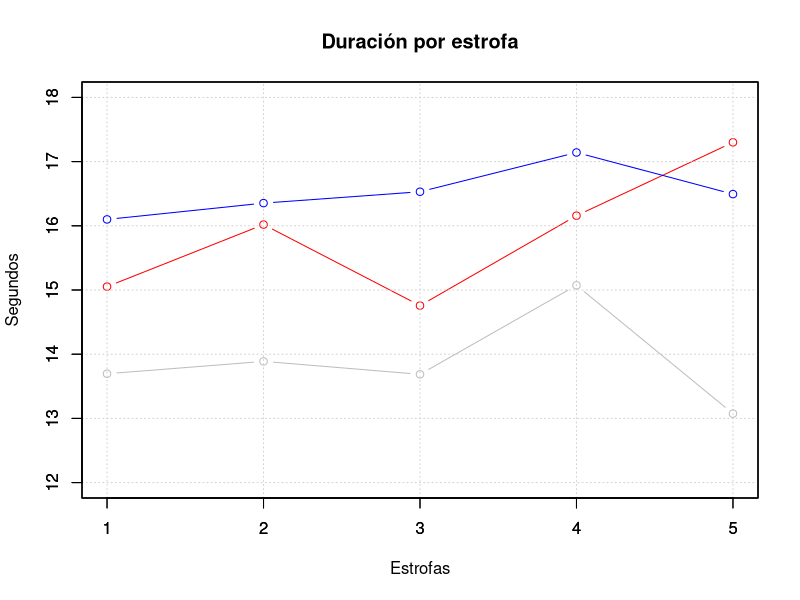
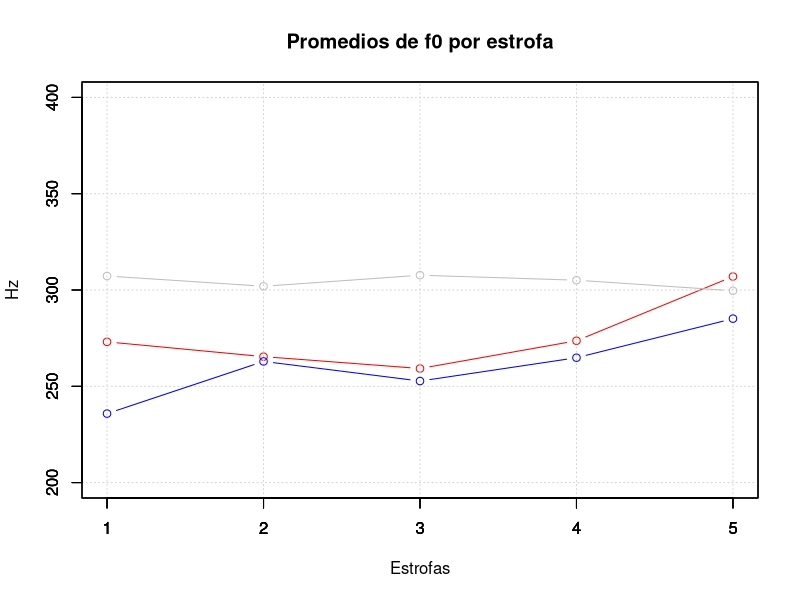
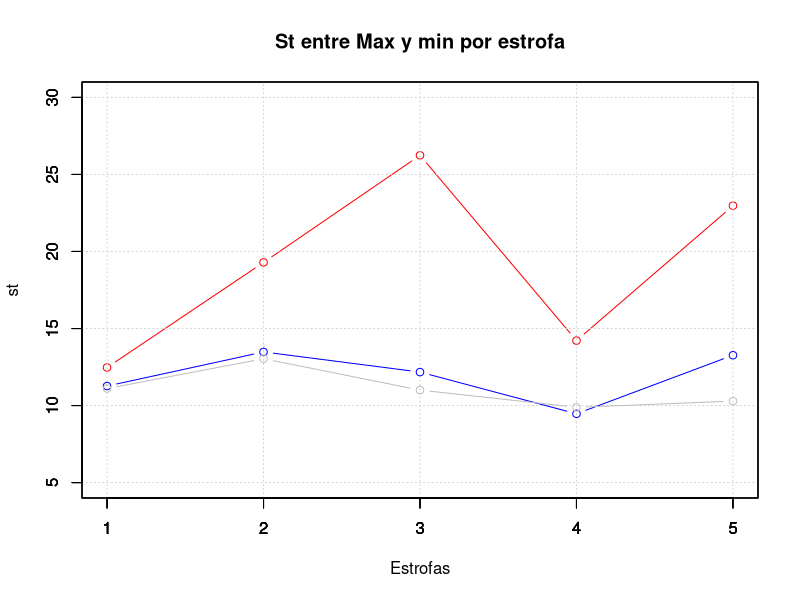
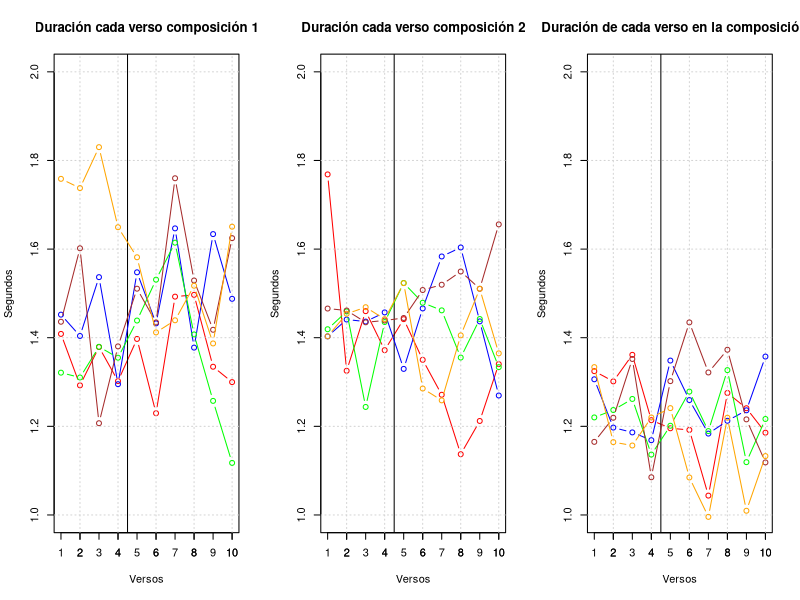
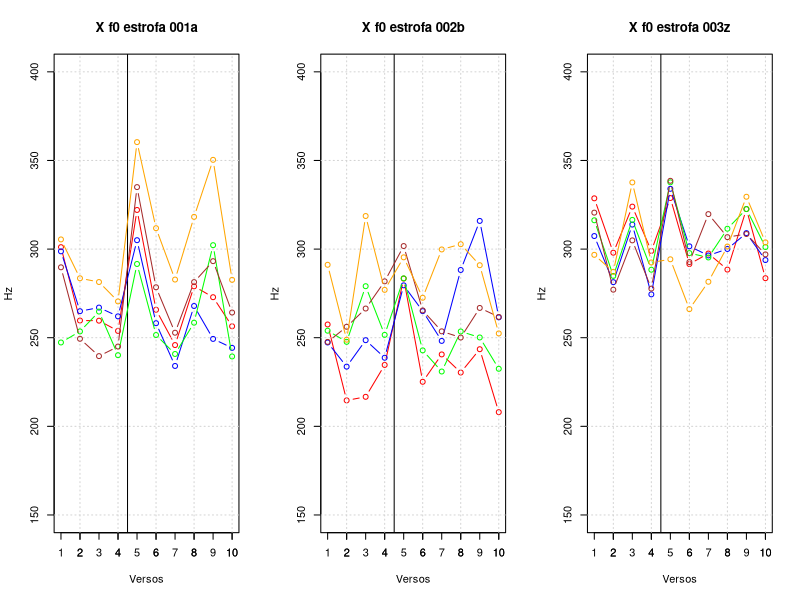
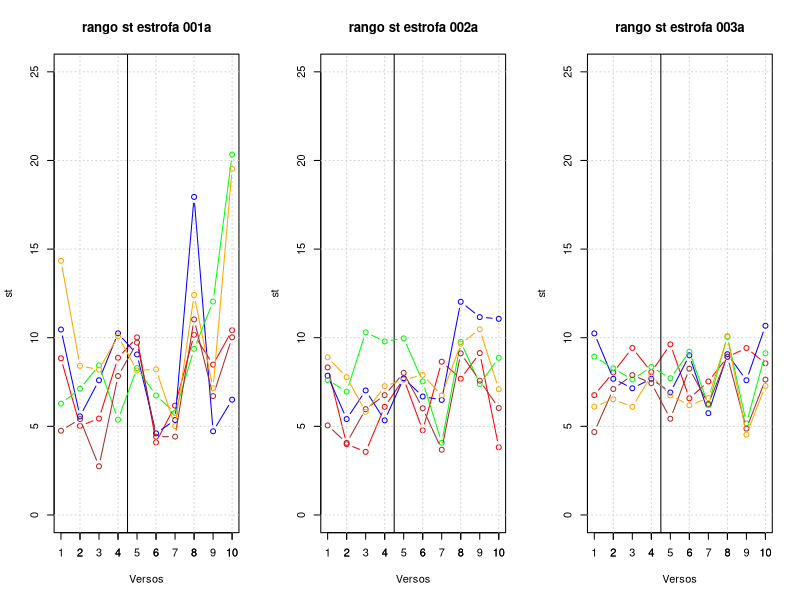
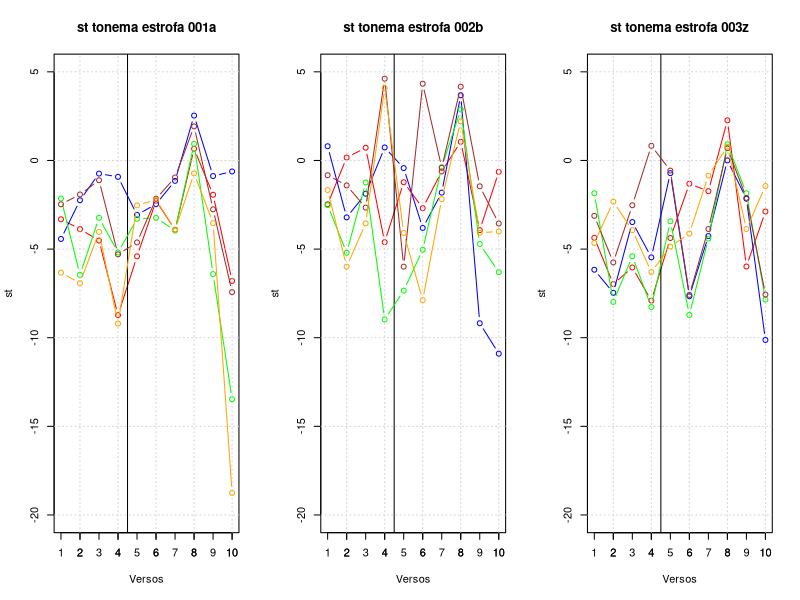
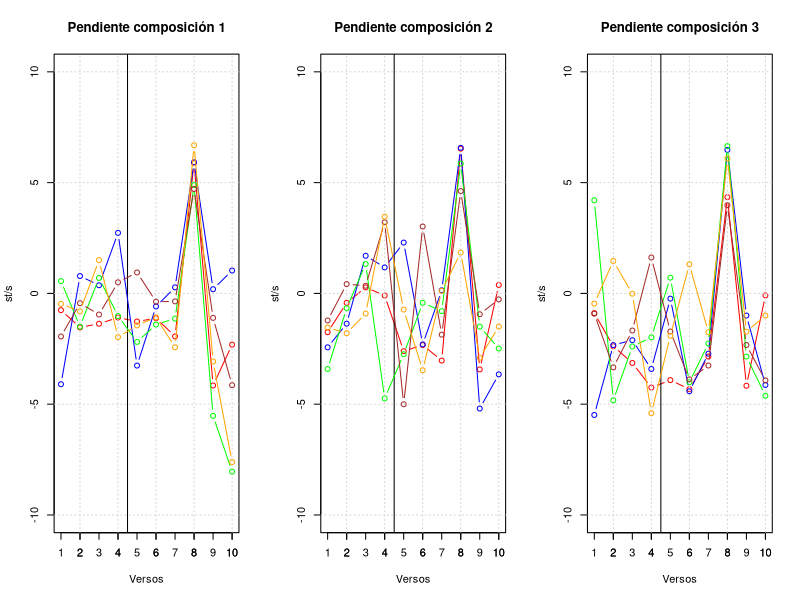

Source code (R) for these figures, in order: (Note: this script raises an error after producing the figures.)
#Casa
setwd("/Users/Mapa/Documents/violeta_parra")


# Universidad
setwd("/Users/imac/Documents/violetaParra/septiembre2024")

 # por verso
data <- read.csv('data.txt')

# por estrofa
data_g <- read.csv('data_g.txt')
str(data_g)
comp001 <- subset(data_g,composicion == 1)
comp002 <- subset(data_g,composicion == 2)
comp003 <- subset(data_g,composicion == 3)









str(data)

caso001 <- subset(data, composicion == 1)
caso002 <- subset(data, composicion == 2)
caso003 <- subset(data, composicion == 3)

duracion = c(mean(caso001[,6]), mean(caso002[,6]), mean(caso003[,6]))
xf0_todas = c(mean(caso001[,7]), mean(caso002[,7]), mean(caso003[,7]))
stMm_todas = c(mean(caso001[,8]), mean(caso002[,8]), mean(caso003[,8]))
stT_todas <- c(mean(caso001[,9]), mean(caso002[,9]), mean(caso003[,9]))


primera001 <- subset(caso001,estrofa=="1")
segunda001 <- subset(caso001,estrofa=="2")
tercera001 <- subset(caso001,estrofa=="3")
cuarta001 <- subset(caso001,estrofa=="4")
quinta001 <- subset(caso001,estrofa=="5")



primera002 <- subset(caso002,estrofa=="1")
segunda002 <- subset(caso002,estrofa=="2")
tercera002 <- subset(caso002,estrofa=="3")
cuarta002 <- subset(caso002,estrofa=="4")
quinta002 <- subset(caso002,estrofa=="5")


primera003 <- subset(caso003,estrofa=="1")
segunda003 <- subset(caso003,estrofa=="2")
tercera003 <- subset(caso003,estrofa=="3")
cuarta003 <- subset(caso003,estrofa=="4")
quinta003 <- subset(caso003,estrofa=="5")



#########################
######    GRAFICOS     ###########
#########################

# generales

# duracion [,4]

# x f0[,5]

# semitonos máx y mín [,8]

# Duración por estrofa en las tres composiciones
plot.new()
plot(comp001[,4], type ="b",col = "red", ylim=c(12,18), ylab="",xaxt= "n",yaxt="n", xlab= "", main="Duración por estrofa")
grid()
par(new=TRUE)
plot(comp002[,4], type ="b",col = "blue", ylim=c(12,18), yxat="n", xaxt= "n", ylab="", xlab= "")
par(new=TRUE)
plot(comp003[,4], type ="b",col = "gray", ylim=c(12,18), ylab="Segundos", xlab= "Estrofas", yxat="n")
axis(1, at=(1:5), labels=c("1", "2", "3", "4", "5"))


# Promedios de f0 
plot.new()
plot(comp001[,5], type ="b",col = "red", ylim=c(200,400), ylab="Hz", xlab= "Estrofas", main="Promedios de f0 por estrofa")
grid()
axis(1, at=(1:5), labels=c("1", "2", "3", "4", "5"))
par(new=TRUE)
plot(comp002[,5], type ="b",col = "blue", ylim=c(200,400), ylab="", xlab= "")
par(new=TRUE)
plot(comp003[,5], type ="b",col = "gray", ylim=c(200,400), ylab="", xlab= "")


# st máximo y mínimo

plot.new()
plot(comp001[,8], type ="b",col = "red", ylim=c(5,30), ylab="st", xlab= "Estrofas", main="St entre Max y min por estrofa")
grid()
axis(1, at=(1:5), labels=c("1", "2", "3", "4", "5"))
par(new=TRUE)
plot(comp002[,8], type ="b",col = "blue", ylim=c(5,30), ylab="", xlab= "")
par(new=TRUE)
plot(comp003[,8], type ="b",col = "gray", ylim=c(5,30), ylab="", xlab= "")









####### valores generales para los gráficos

axis_versos <- c("1", "2", "3", "4", "5", "6", "7", "8", "9", "10")
dursegs = c(1,2)
valoresf0 = c(150,400)
rangost <- c(0,25)
rangost_T <- c(-20,5)
rangoP <- c(-10,10)
#########################



# específicos
# Duración por verso y por estrofa


par(mfrow= c(1,3))
plot(primera001[,4],primera001[,6], type="b", col = "red", ylim=dursegs, ylab= "Segundos", xlab = "Versos", main = "Duración cada verso composición 1")
axis(1, at=(1:10), labels=axis_versos)
abline(v=4.5)
grid()
par(new=TRUE)
plot(segunda001[,4], segunda001[,6], type="b", col = "blue", ylim=dursegs, ylab = "", xlab = "", axes = FALSE)
par(new=TRUE)
plot(tercera001[,4], tercera001[,6], type="b", col = "green", ylim=dursegs, ylab = "", xlab = "", axes = FALSE)
par(new=TRUE)
plot(cuarta001[,4], cuarta001[,6], type="b", col = "brown", ylim=dursegs, ylab = "", xlab = "", axes = FALSE)
par(new=TRUE)
plot(quinta001[,4], quinta001[,6], type="b", col = "orange", ylim=dursegs, ylab = "", xlab = "", axes = FALSE)
# dibujar óvalo

plot(primera002[,4],primera002[,6], type="b", col = "red", ylim=dursegs, ylab= "Segundos", xlab = "Versos", main = "Duración cada verso composición 2")
axis(1, at=(1:10), labels=axis_versos)
abline(v=4.5)
grid()
par(new=TRUE)
plot(segunda002[,4], segunda002[,6], type="b", col = "blue", ylim=dursegs, ylab = "", xlab = "", axes = FALSE)
par(new=TRUE)
plot(tercera002[,4], tercera002[,6], type="b", col = "green", ylim=dursegs, ylab = "", xlab = "", axes = FALSE)
par(new=TRUE)
plot(cuarta002[,4], cuarta002[,6], type="b", col = "brown", ylim=dursegs, ylab = "", xlab = "", axes = FALSE)
par(new=TRUE)
plot(quinta002[,4], quinta002[,6], type="b", col = "orange", ylim=dursegs, ylab = "", xlab = "", axes = FALSE)

plot(primera003[,4],primera003[,6], type="b", col = "red", ylim=dursegs, ylab= "Segundos", xlab = "Versos", main = "Duración de cada verso en la composición 3")
axis(1, at=(1:10), labels=axis_versos)
abline(v=4.5)
grid()
par(new=TRUE)
plot(segunda003[,4], segunda003[,6], type="b", col = "blue", ylim=dursegs, ylab = "", xlab = "", axes = FALSE)
par(new=TRUE)
plot(tercera003[,4], tercera003[,6], type="b", col = "green", ylim=dursegs, ylab = "", xlab = "", axes = FALSE)
par(new=TRUE)
plot(cuarta003[,4], cuarta003[,6], type="b", col = "brown", ylim=dursegs, ylab = "", xlab = "", axes = FALSE)
par(new=TRUE)
plot(quinta003[,4], quinta003[,6], type="b", col = "orange", ylim=dursegs, ylab = "", xlab = "", axes = FALSE)






par(mfrow= c(1,3))## X f0 por verso y por estrofa
#plot.new()
plot(primera001[,4],primera001[,7], type="b", col = "red", ylim=valoresf0, ylab= "Hz", xlab = "Versos", main = "X f0 estrofa 001a")
axis(1, at=(1:10), labels=axis_versos)
abline(v=4.5)
grid()
par(new=TRUE)
plot(segunda001[,4], segunda001[,7], type="b", col = "blue", ylim=valoresf0, ylab = "", xlab = "", axes = FALSE)
par(new=TRUE)
plot(tercera001[,4], tercera001[,7], type="b", col = "green", ylim=valoresf0, ylab = "", xlab = "", axes = FALSE)
par(new=TRUE)
plot(cuarta001[,4], cuarta001[,7], type="b", col = "brown", ylim=valoresf0, ylab = "", xlab = "", axes = FALSE)
par(new=TRUE)
plot(quinta001[,4], quinta001[,7], type="b", col = "orange", ylim=valoresf0, ylab = "", xlab = "", axes = FALSE)

#plot.new()
plot(primera002[,4],primera002[,7], type="b", col = "red", ylim=valoresf0, ylab= "Hz", xlab = "Versos", main = "X f0 estrofa 002b")
axis(1, at=(1:10), labels=axis_versos)
abline(v=4.5)
grid()
par(new=TRUE)
plot(segunda002[,4], segunda002[,7], type="b", col = "blue", ylim=valoresf0, ylab = "", xlab = "", axes = FALSE)
par(new=TRUE)
plot(tercera002[,4], tercera002[,7], type="b", col = "green", ylim=valoresf0, ylab = "", xlab = "", axes = FALSE)
par(new=TRUE)
plot(cuarta002[,4], cuarta002[,7], type="b", col = "brown", ylim=valoresf0, ylab = "", xlab = "", axes = FALSE)
par(new=TRUE)
plot(quinta002[,4], quinta002[,7], type="b", col = "orange", ylim=valoresf0, ylab = "", xlab = "", axes = FALSE)


#plot.new()

plot(primera003[,4],primera003[,7], type="b", col = "red", ylim=valoresf0, ylab= "Hz", xlab = "Versos", main = "X f0 estrofa 003z")
axis(1, at=(1:10), labels=axis_versos)
abline(v=4.5)
grid()
par(new=TRUE)
plot(segunda003[,4], segunda003[,7], type="b", col = "blue", ylim=valoresf0, ylab = "", xlab = "", axes = FALSE)
par(new=TRUE)
plot(tercera003[,4], tercera003[,7], type="b", col = "green", ylim=valoresf0, ylab = "", xlab = "", axes = FALSE)
par(new=TRUE)
plot(cuarta003[,4], cuarta003[,7], type="b", col = "brown", ylim=valoresf0, ylab = "", xlab = "", axes = FALSE)
par(new=TRUE)
plot(quinta003[,4], quinta003[,7], type="b", col = "orange", ylim=valoresf0, ylab = "", xlab = "", axes = FALSE)






## Rango en st verso y por estrofa
par(mfrow= c(1,3))
plot(primera001[,4],primera001[,8], type="b", col = "red", ylim= rangost , ylab= "st", xlab = "Versos", main = "rango st estrofa 001a")
axis(1, at=(1:10), labels=axis_versos)
abline(v=4.5)
grid()
par(new=TRUE)
plot(segunda001[,4], segunda001[,8], type="b", col = "blue", ylim= rangost , ylab = "", xlab = "", axes = FALSE)
par(new=TRUE)
plot(tercera001[,4], tercera001[,8], type="b", col = "green", ylim= rangost , ylab = "", xlab = "", axes = FALSE)
par(new=TRUE)
plot(cuarta001[,4], cuarta001[,8], type="b", col = "brown", ylim= rangost, ylab = "", xlab = "", axes = FALSE)
par(new=TRUE)
plot(quinta001[,4], quinta001[,8], type="b", col = "orange", ylim= rangost, ylab = "", xlab = "", axes = FALSE)


plot(primera002[,4],primera002[,8], type="b", col = "red", ylim= rangost , ylab= "st", xlab = "Versos", main = "rango st estrofa 002a")
axis(1, at=(1:10), labels=axis_versos)
abline(v=4.5)
grid()
par(new=TRUE)
plot(segunda002[,4], segunda002[,8], type="b", col = "blue", ylim= rangost , ylab = "", xlab = "", axes = FALSE)
par(new=TRUE)
plot(tercera002[,4], tercera002[,8], type="b", col = "green", ylim= rangost , ylab = "", xlab = "", axes = FALSE)
par(new=TRUE)
plot(cuarta002[,4], cuarta002[,8], type="b", col = "brown", ylim= rangost, ylab = "", xlab = "", axes = FALSE)
par(new=TRUE)
plot(quinta002[,4], quinta002[,8], type="b", col = "orange", ylim= rangost, ylab = "", xlab = "", axes = FALSE)


plot(primera003[,4],primera003[,8], type="b", col = "red", ylim= rangost , ylab= "st", xlab = "Versos", main = "rango st estrofa 003a")
axis(1, at=(1:10), labels=axis_versos)
abline(v=4.5)
grid()
par(new=TRUE)
plot(segunda003[,4], segunda003[,8], type="b", col = "blue", ylim= rangost , ylab = "", xlab = "", axes = FALSE)
par(new=TRUE)
plot(tercera003[,4], tercera003[,8], type="b", col = "green", ylim= rangost , ylab = "", xlab = "", axes = FALSE)
par(new=TRUE)
plot(cuarta003[,4], cuarta003[,8], type="b", col = "brown", ylim= rangost, ylab = "", xlab = "", axes = FALSE)
par(new=TRUE)
plot(quinta003[,4], quinta003[,8], type="b", col = "orange", ylim= rangost, ylab = "", xlab = "", axes = FALSE)





## Rango en st tonema
par(mfrow= c(1,3))
plot(primera001[,4],primera001[,9], type="b", col = "red", ylim= rangost_T, ylab= "st", xlab = "Versos", main = "st tonema estrofa 001a")
axis(1, at=(1:10), labels=axis_versos)
abline(v=4.5)
grid()
par(new=TRUE)
plot(segunda001[,4], segunda001[,9], type="b", col = "blue", ylim= rangost_T, ylab = "", xlab = "", axes = FALSE)
par(new=TRUE)
plot(tercera001[,4], tercera001[,9], type="b", col = "green", ylim= rangost_T, ylab = "", xlab = "", axes = FALSE)
par(new=TRUE)
plot(cuarta001[,4], cuarta001[,9], type="b", col = "brown", ylim= rangost_T, ylab = "", xlab = "", axes = FALSE)
par(new=TRUE)
plot(quinta001[,4], quinta001[,9], type="b", col = "orange", ylim= rangost_T, ylab = "", xlab = "", axes = FALSE)



plot(primera002[,4],primera002[,9], type="b", col = "red", ylim= rangost_T, ylab= "st", xlab = "Versos", main = "st tonema estrofa 002b")
axis(1, at=(1:10), labels=axis_versos)
abline(v=4.5)
grid()
par(new=TRUE)
plot(segunda002[,4], segunda002[,9], type="b", col = "blue", ylim= rangost_T, ylab = "", xlab = "", axes = FALSE)
par(new=TRUE)
plot(tercera002[,4], tercera002[,9], type="b", col = "green", ylim= rangost_T, ylab = "", xlab = "", axes = FALSE)
par(new=TRUE)
plot(cuarta002[,4], cuarta002[,9], type="b", col = "brown", ylim= rangost_T, ylab = "", xlab = "", axes = FALSE)
par(new=TRUE)
plot(quinta002[,4], quinta002[,9], type="b", col = "orange", ylim= rangost_T, ylab = "", xlab = "", axes = FALSE)


plot(primera003[,4],primera003[,9], type="b", col = "red", ylim= rangost_T, ylab= "st", xlab = "Versos", main = "st tonema estrofa 003z")
axis(1, at=(1:10), labels=axis_versos)
abline(v=4.5)
grid()
par(new=TRUE)
plot(segunda003[,4], segunda003[,9], type="b", col = "blue", ylim= rangost_T, ylab = "", xlab = "", axes = FALSE)
par(new=TRUE)
plot(tercera003[,4], tercera003[,9], type="b", col = "green", ylim= rangost_T, ylab = "", xlab = "", axes = FALSE)
par(new=TRUE)
plot(cuarta003[,4], cuarta003[,9], type="b", col = "brown", ylim= rangost_T, ylab = "", xlab = "", axes = FALSE)
par(new=TRUE)
plot(quinta003[,4], quinta003[,9], type="b", col = "orange", ylim= rangost_T, ylab = "", xlab = "", axes = FALSE)



#### Pendiente
par(mfrow= c(1,3))
plot(primera001[,4],primera001[,10], type="b", col = "red", ylim= rangoP, ylab= "st/s", xlab = "Versos", main = "Pendiente composición 1")
axis(1, at=(1:10), labels=axis_versos)
abline(v=4.5)
grid()
par(new=TRUE)
plot(segunda001[,4], segunda001[,10], type="b", col = "blue", ylim= rangoP, ylab = "", xlab = "", axes = FALSE)
par(new=TRUE)
plot(tercera001[,4], tercera001[,10], type="b", col = "green", ylim= rangoP, ylab = "", xlab = "", axes = FALSE)
par(new=TRUE)
plot(cuarta001[,4], cuarta001[,10], type="b", col = "brown", ylim= rangoP, ylab = "", xlab = "", axes = FALSE)
par(new=TRUE)
plot(quinta001[,4], quinta001[,10], type="b", col = "orange", ylim= rangoP, ylab = "", xlab = "", axes = FALSE)



plot(primera002[,4],primera002[,10], type="b", col = "red", ylim= rangoP, ylab= "st/s", xlab = "Versos", main = "Pendiente composición 2")
axis(1, at=(1:10), labels=axis_versos)
abline(v=4.5)
grid()
par(new=TRUE)
plot(segunda002[,4], segunda002[,10], type="b", col = "blue", ylim= rangoP, ylab = "", xlab = "", axes = FALSE)
par(new=TRUE)
plot(tercera002[,4], tercera002[,10], type="b", col = "green", ylim= rangoP, ylab = "", xlab = "", axes = FALSE)
par(new=TRUE)
plot(cuarta002[,4], cuarta002[,10], type="b", col = "brown", ylim= rangoP, ylab = "", xlab = "", axes = FALSE)
par(new=TRUE)
plot(quinta002[,4], quinta002[,10], type="b", col = "orange", ylim= rangoP, ylab = "", xlab = "", axes = FALSE)



plot(primera003[,4],primera003[,10], type="b", col = "red", ylim= rangoP, ylab= "st/s", xlab = "Versos", main = "Pendiente composición 3")
axis(1, at=(1:10), labels=axis_versos)
abline(v=4.5)
grid()
par(new=TRUE)
plot(segunda003[,4], segunda003[,10], type="b", col = "blue", ylim= rangoP, ylab = "", xlab = "", axes = FALSE)
par(new=TRUE)
plot(tercera003[,4], tercera003[,10], type="b", col = "green", ylim= rangoP, ylab = "", xlab = "", axes = FALSE)
par(new=TRUE)
plot(cuarta003[,4], cuarta003[,10], type="b", col = "brown", ylim= rangoP, ylab = "", xlab = "", axes = FALSE)
par(new=TRUE)
plot(quinta003[,4], quinta003[,10], type="b", col = "orange", ylim= rangoP, ylab = "", xlab = "", axes = FALSE)









# general por estrofa
par(mfrow=c(1,3))
plot(data_g[,2],type="b", ylab= "segundos", xlab="Estrofa", main ="Duración")
grid()

plot(data_g[,3],type="b", ylab= "Hz", xlab="Estrofa", main = "Promedio f0")
grid()

plot(data_g[,6],type="b", ylab= "st", xlab="Estrofa", main = "Rango st")
grid()
